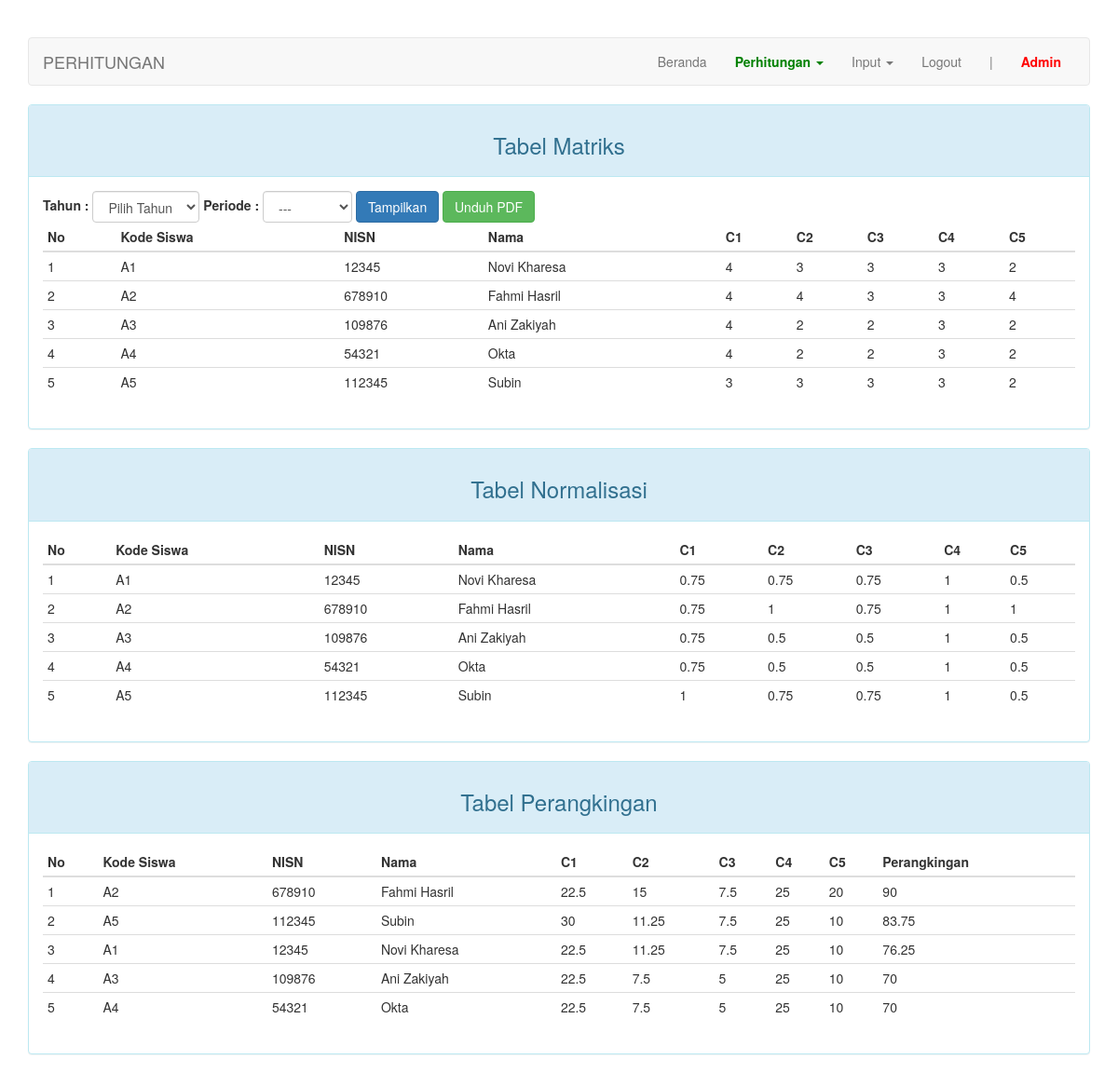
Screenshot of /index.php?page=perhitungan&beasiswa=1 (signed in) with the database file from the repository.
### tables this page shows
CREATE TABLE `siswa` (
  `kode_siswa` varchar(50) NOT NULL,
  `nisn` char(9) NOT NULL,
  `nama` varchar(30) NOT NULL,
  `alamat` varchar(100) DEFAULT NULL,
  `jenis_kelamin` enum('Laki-laki','Perempuan') DEFAULT NULL,
  `tahun_mengajukan` enum('2023','2024','2025','2026','2027') NOT NULL,
  `periode` enum('Tahap1','Tahap2') NOT NULL
);

### page/perhitungan.php (the view, shortened to what this page needs)
<?php
$query = "SELECT s.kode_siswa, s.nisn, s.nama, s.tahun_mengajukan, s.periode,
          MAX(CASE WHEN n.kd_kriteria = 'C1' THEN n.nilai END) AS nilai_C1,
          MAX(CASE WHEN n.kd_kriteria = 'C2' THEN n.nilai END) AS nilai_C2,
          MAX(CASE WHEN n.kd_kriteria = 'C3' THEN n.nilai END) AS nilai_C3,
          MAX(CASE WHEN n.kd_kriteria = 'C4' THEN n.nilai END) AS nilai_C4,
          MAX(CASE WHEN n.kd_kriteria = 'C5' THEN n.nilai END) AS nilai_C5
          FROM siswa s
          LEFT JOIN nilai n ON s.nisn = n.nisn";
$query .= " GROUP BY s.kode_siswa, s.nisn, s.nama, s.tahun_mengajukan, s.periode";
$result = $connection->query($query);
?>
<div class="row">
    <div class="col-md-12">
        <div class="panel panel-info">
            <div class="panel-heading">
                <h3 class="text-center">Tabel Matriks</h3>
            </div>
            <div class="panel-body">
                <form class="form-inline" action="<?=$_SERVER["REQUEST_URI"]?>" method="post">
                    <label for="tahun_mengajukan">Tahun :</label>
                    <select class="form-control" id="tahun" name="tahun_mengajukan">
                        <option value="">Pilih Tahun</option>
                    </select>
                    <label for="periode" id="label-periode">Periode :</label>
                    <select class="form-control" id="periode" name="periode">
                        <option>---</option>
                    </select>
                    <button type="submit" class="btn btn-primary">Tampilkan</button>
                    <a href="generate_pdf.php" class="btn btn-success">Unduh PDF</a>
                </form>
                <table class="table table-condensed table-hover">
                    <thead>
                        <tr>
                            <th>No</th>
                            <th>Kode Siswa</th>
                            <th>NISN</th>
                            <th>Nama</th>
                            <th>C1</th>
                            <th>C2</th>
                            <th>C3</th>
                            <th>C4</th>
                            <th>C5</th>
                        </tr>
                    </thead>
                    <tbody>
                        <?php
                        $no = 1;
                        while ($row = $result->fetch_assoc()) {
                            echo "<tr>";
                            echo "<td>" . $no++ . "</td>";
                            echo "<td>" . $row['kode_siswa'] . "</td>";
                            echo "<td>" . $row['nisn'] . "</td>";
                            echo "<td>" . $row['nama'] . "</td>";
                            echo "<td>" . $row['nilai_C1'] . "</td>";
                            echo "<td>" . $row['nilai_C2'] . "</td>";
                            echo "<td>" . $row['nilai_C3'] . "</td>";
                            echo "<td>" . $row['nilai_C4'] . "</td>";
                            echo "<td>" . $row['nilai_C5'] . "</td>";
                            echo "</tr>";
                        }
                        ?>
                    </tbody>
                </table>
            </div>
        </div>
    </div>
</div>
<div class="row">
    <div class="col-md-12">
        <div class="panel panel-info">
            <div class="panel-heading">
                <h3 class="text-center">Tabel Normalisasi</h3>
            </div>
            <div class="panel-body">
                <table class="table table-condensed table-hover">
                    <thead>
                        <tr>
                            <th>No</th>
                            <th>Kode Siswa</th>
                            <th>NISN</th>
                            <th>Nama</th>
                            <th>C1</th>
                            <th>C2</th>
                            <th>C3</th>
                            <th>C4</th>
                            <th>C5</th>
                        </tr>
                    </thead>
                    <tbody>
                        <?php
                        $no = 1;
                        $result->data_seek(0);
                        while ($row = $result->fetch_assoc()) {
                            echo "<tr>";
                            echo "<td>" . $no++ . "</td>";
                            echo "<td>" . $row['kode_siswa'] . "</td>";
                            echo "<td>" . $row['nisn'] . "</td>";
                            echo "<td>" . $row['nama'] . "</td>";
                            $normalisasi_C1 = 3 / $row['nilai_C1'];
                            $normalisasi_C2 = $row['nilai_C2'] / 4;
                            $normalisasi_C3 = $row['nilai_C3'] / 4;
                            $normalisasi_C4 = 3 / $row['nilai_C4'];
                            $normalisasi_C5 = $row['nilai_C5'] / 4;
                            echo "<td>" . $normalisasi_C1 . "</td>";
                            echo "<td>" . $normalisasi_C2 . "</td>";
                            echo "<td>" . $normalisasi_C3 . "</td>";
                            echo "<td>" . $normalisasi_C4 . "</td>";
                            echo "<td>" . $normalisasi_C5 . "</td>";
                            echo "</tr>";
                        }
                        ?>
                    </tbody>
                </table>
            </div>
        </div>
    </div>
</div>
<div class="row">
    <div class="col-md-12">
        <div class="panel panel-info">
            <div class="panel-heading">
                <h3 class="text-center">Tabel Perangkingan</h3>
            </div>
            <div class="panel-body">
                <table class="table table-condensed table-hover">
                    <thead>
                        <tr>
                            <th>No</th>
                            <th>Kode Siswa</th>
                            <th>NISN</th>
                            <th>Nama</th>
                            <th>C1</th>
                            <th>C2</th>
                            <th>C3</th>
                            <th>C4</th>
                            <th>C5</th>
                            <th>Perangkingan</th>
                        </tr>
                    </thead>
                    <tbody>
                        <?php
                        $result->data_seek(0);
                        $perangkingan_arr = [];
                        while ($row = $result->fetch_assoc()) {
                            $normalisasi_C1 = 3 / $row['nilai_C1'];
                            $normalisasi_C2 = $row['nilai_C2'] / 4;
                            $normalisasi_C3 = $row['nilai_C3'] / 4;
                            $normalisasi_C4 = 3 / $row['nilai_C4'];
                            $normalisasi_C5 = $row['nilai_C5'] / 4;
                            $perangkingan_C1 = $normalisasi_C1 * 30;
                            $perangkingan_C2 = $normalisasi_C2 * 15;
                            $perangkingan_C3 = $normalisasi_C3 * 10;
                            $perangkingan_C4 = $normalisasi_C4 * 25;
                            $perangkingan_C5 = $normalisasi_C5 * 20;
                            $perangkingan_arr[] = array(
                                'kode_siswa' => $row['kode_siswa'],
                                'nisn' => $row['nisn'],
                                'nama' => $row['nama'],
                                'perangkingan_C1' => $perangkingan_C1,
                                'perangkingan_C2' => $perangkingan_C2,
                                'perangkingan_C3' => $perangkingan_C3,
                                'perangkingan_C4' => $perangkingan_C4,
                                'perangkingan_C5' => $perangkingan_C5,
                                'perangkingan' => $perangkingan_C1 + $perangkingan_C2 + $perangkingan_C3 + $perangkingan_C4 + $perangkingan_C5
                            );
                        }
                        usort($perangkingan_arr, function ($a, $b) {
                            return $b['perangkingan'] <=> $a['perangkingan'];
                        });
                        $no = 1;
                        foreach ($perangkingan_arr as $siswa) {
                            echo "<tr>";
                            echo "<td>" . $no++ . "</td>";
                            echo "<td>" . $siswa['kode_siswa'] . "</td>";
                            echo "<td>" . $siswa['nisn'] . "</td>";
                            echo "<td>" . $siswa['nama'] . "</td>";
                            echo "<td>" . $siswa['perangkingan_C1'] . "</td>";
                            echo "<td>" . $siswa['perangkingan_C2'] . "</td>";
                            echo "<td>" . $siswa['perangkingan_C3'] . "</td>";
                            echo "<td>" . $siswa['perangkingan_C4'] . "</td>";
                            echo "<td>" . $siswa['perangkingan_C5'] . "</td>";
                            echo "<td>" . $siswa['perangkingan'] . "</td>";
                            echo "</tr>";
                        }
                        ?>
                    </tbody>
                </table>
            </div>
        </div>
    </div>
</div>

### index.php (shortened to what this page needs)
<?php
require_once "config.php";
?>
<!DOCTYPE html>
<html lang="en">
<head>
    <link rel="stylesheet" href="assets/css/bootstrap.min.css">
</head>
<body>
    <div class="container">
        <nav class="navbar navbar-default">
            <div class="container-fluid">
                <div class="navbar-header">
                    <a class="navbar-brand" href="#"><?php $str = (isset($_GET["page"])) ? (($_GET["page"] == "nilai") ? "persyaratan" : $_GET["page"]) : "dashboard"; echo strtoupper($str)?></a>
                </div>
                <div class="collapse navbar-collapse" id="bs-example-navbar-collapse-1">
                    <ul class="nav navbar-nav navbar-right">
                        <li><a href="?page=home">Beranda <span class="sr-only">(current)</span></a></li>
                        <li class="dropdown">
                            <a href="#" class="dropdown-toggle" style="font-weight: bold; color: green;" data-toggle="dropdown" role="button" aria-haspopup="true" aria-expanded="false">Perhitungan <span class="caret"></span></a>
                        </li>
                        <li class="dropdown">
                          <a href="#" class="dropdown-toggle" data-toggle="dropdown" role="button" aria-haspopup="true" aria-expanded="false">Input <span class="caret"></span></a>
                        </li>
                        <li><a href="logout.php">Logout</a></li>
                        <li><a href="#">|</a></li>
                        <li><a href="#" style="font-weight: bold; color: red;"><?= ucfirst($_SESSION["username"]) ?></a></li>
                    </ul>
                </div>
            </div>
        </nav>
        <div class="row">
            <div class="col-md-12">
              <?php include page($_PAGE); ?>
            </div>
        </div>
    </div>
</body>
</html>

### index.php (style rules this page uses)
body { margin-top: 40px; }

### rows the page displays
siswa: kode_siswa "A1", nisn "12345", nama "Novi Kharesa", nilai_C1 "4", nilai_C2 "3", nilai_C3 "3", nilai_C4 "3", nilai_C5 "2", normalisasi_C1 "0.75", normalisasi_C2 "0.75", normalisasi_C3 "0.75", normalisasi_C4 "1", normalisasi_C5 "0.5"
siswa: kode_siswa "A2", nisn "678910", nama "Fahmi Hasril", nilai_C1 "4", nilai_C2 "4", nilai_C3 "3", nilai_C4 "3", nilai_C5 "4", normalisasi_C1 "0.75", normalisasi_C2 "1", normalisasi_C3 "0.75", normalisasi_C4 "1", normalisasi_C5 "1"
siswa: kode_siswa "A3", nisn "109876", nama "Ani Zakiyah", nilai_C1 "4", nilai_C2 "2", nilai_C3 "2", nilai_C4 "3", nilai_C5 "2", normalisasi_C1 "0.75", normalisasi_C2 "0.5", normalisasi_C3 "0.5", normalisasi_C4 "1", normalisasi_C5 "0.5"
siswa: kode_siswa "A4", nisn "54321", nama "Okta", nilai_C1 "4", nilai_C2 "2", nilai_C3 "2", nilai_C4 "3", nilai_C5 "2", normalisasi_C1 "0.75", normalisasi_C2 "0.5", normalisasi_C3 "0.5", normalisasi_C4 "1", normalisasi_C5 "0.5"
siswa: kode_siswa "A5", nisn "112345", nama "Subin", nilai_C1 "3", nilai_C2 "3", nilai_C3 "3", nilai_C4 "3", nilai_C5 "2", normalisasi_C1 "1", normalisasi_C2 "0.75", normalisasi_C3 "0.75", normalisasi_C4 "1", normalisasi_C5 "0.5"

### other values shown
$str "PERHITUNGAN"
$_SESSION["username"] "Admin"
$siswa['kode_siswa'] "A2"
$siswa['nisn'] "678910"
$siswa['nama'] "Fahmi Hasril"
$siswa['perangkingan_C1'] "22.5"
$siswa['perangkingan_C2'] "15"
$siswa['perangkingan_C3'] "7.5"
$siswa['perangkingan_C4'] "25"
$siswa['perangkingan_C5'] "20"
$siswa['perangkingan'] "90"
$siswa['kode_siswa'] "A5"
$siswa['nisn'] "112345"
$siswa['nama'] "Subin"
$siswa['perangkingan_C1'] "30"
